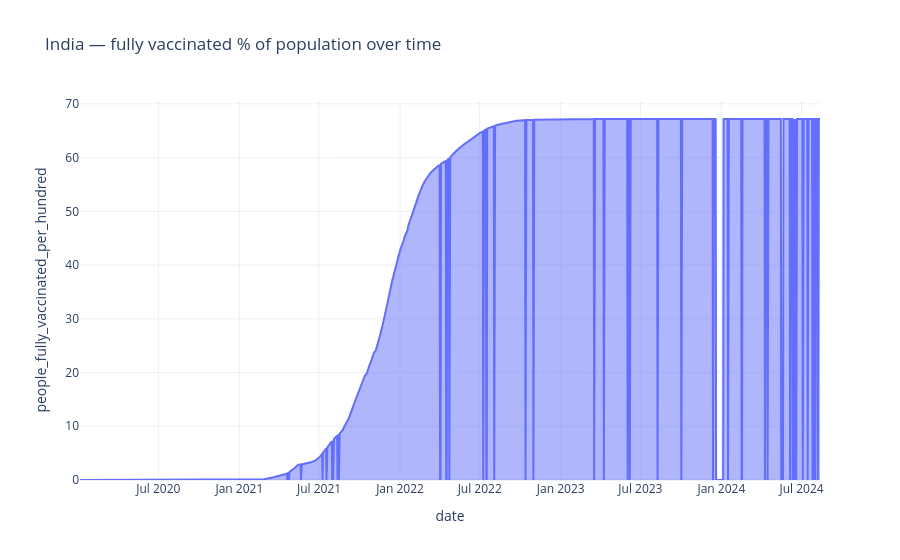

Notebook cell for this chart:
### Code cell
# did vaccination bend the curve? overlay coverage on the death curve
fig = px.area(india, x="date", y="people_fully_vaccinated_per_hundred",
              title="India — fully vaccinated % of population over time")
fig

### Figure 1 — Plotly figure (JSON) as saved in the notebook; plotly's stock layout.template omitted (floating-point values rounded to 4 significant figures; data arrays with more than 128 entries replaced by an {"elided": "..."} marker saying what was removed)
{"data": [{"fillpattern": {"shape": ""}, "hovertemplate": "date=%{x}<br>people_fully_vaccinated_per_hundred=%{y}<extra></extra>", "legendgroup": "", "line": {"color": "#636efa"}, "marker": {"symbol": "circle"}, "mode": "lines", "name": "", "orientation": "v", "showlegend": false, "stackgroup": "1", "type": "scatter", "x": {"elided": "1682 str values"}, "xaxis": "x", "y": {"elided": "1682 float values"}, "yaxis": "y"}], "layout": {"legend": {"tracegroupgap": 0}, "title": {"text": "India — fully vaccinated % of population over time"}, "xaxis": {"anchor": "y", "domain": [0.0, 1.0], "title": {"text": "date"}}, "yaxis": {"anchor": "x", "domain": [0.0, 1.0], "title": {"text": "people_fully_vaccinated_per_hundred"}}}}
